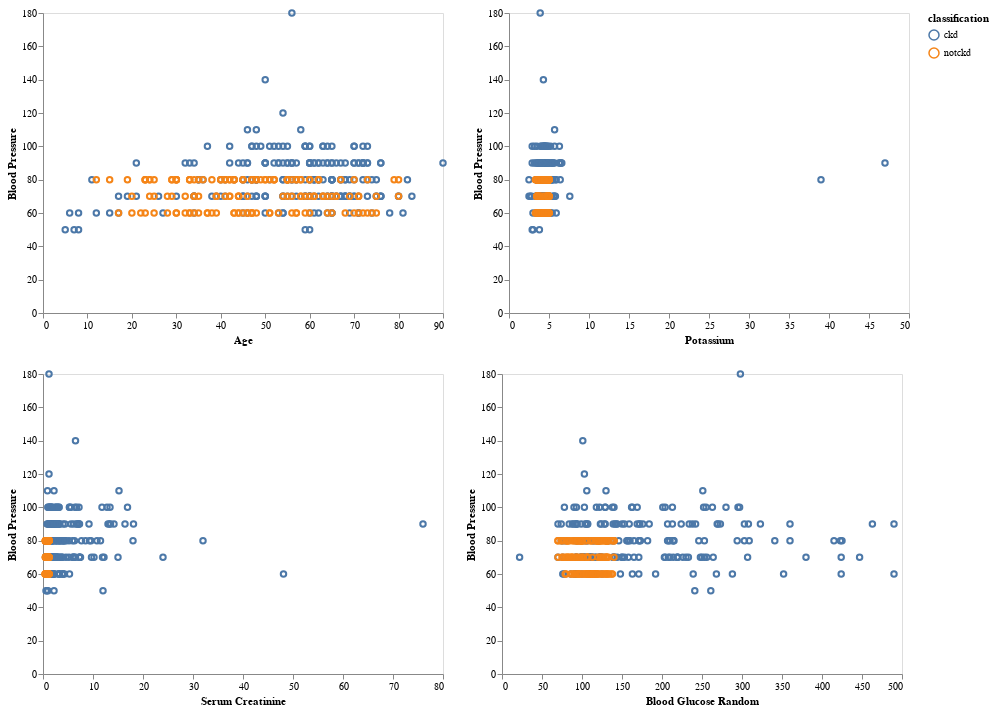

Notebook code cell kept with this figure:
### Markdown cell above
Blood Pressure EDA plots (unstandardized data)

### Code cell
selection = alt.selection_multi(fields=['classification'], bind='legend')

base = alt.Chart(data).mark_point().encode(
    color = alt.Color('classification:N'),
    opacity=alt.condition(selection, alt.value(1), alt.value(0.2))
).add_selection(
    selection
)

upper = base.encode(
    x = alt.X('age:Q', axis=alt.Axis(title = 'Age')),
    y = alt.Y('bp:Q', axis=alt.Axis(title='Blood Pressure'))
    ) | base.encode(
        x = alt.X('pot:Q',axis=alt.Axis(title='Potassium')),
        y = alt.Y('bp:Q',axis=alt.Axis(title='Blood Pressure'))
        )
lower = base.encode(
      x = alt.X('sc:Q',axis=alt.Axis(title='Serum Creatinine')),
      y = alt.Y('bp:Q',axis=alt.Axis(title='Blood Pressure'))
      ) | base.encode(
        x = alt.X('bgr:Q',axis=alt.Axis(title='Blood Glucose Random')),
        y = alt.Y('bp:Q',axis=alt.Axis(title='Blood Pressure'))
        )

chart = alt.vconcat(upper,lower).configure_axis(
    grid=False
)
chart

### Figure 1 — Vega-Lite specification as saved in the notebook (floating-point values rounded to 4 significant figures; data arrays with more than 128 entries replaced by an {"elided": "..."} marker saying what was removed)
{"config": {"view": {"continuousWidth": 400, "continuousHeight": 300}, "axis": {"grid": false}}, "vconcat": [{"hconcat": [{"mark": "point", "encoding": {"color": {"type": "nominal", "field": "classification"}, "opacity": {"condition": {"value": 1, "selection": "selector002"}, "value": 0.2}, "x": {"type": "quantitative", "axis": {"title": "Age"}, "field": "age"}, "y": {"type": "quantitative", "axis": {"title": "Blood Pressure"}, "field": "bp"}}, "selection": {"selector002": {"type": "multi", "fields": ["classification"], "bind": "legend"}}}, {"mark": "point", "encoding": {"color": {"type": "nominal", "field": "classification"}, "opacity": {"condition": {"value": 1, "selection": "selector002"}, "value": 0.2}, "x": {"type": "quantitative", "axis": {"title": "Potassium"}, "field": "pot"}, "y": {"type": "quantitative", "axis": {"title": "Blood Pressure"}, "field": "bp"}}, "selection": {"selector002": {"type": "multi", "fields": ["classification"], "bind": "legend"}}}]}, {"hconcat": [{"mark": "point", "encoding": {"color": {"type": "nominal", "field": "classification"}, "opacity": {"condition": {"value": 1, "selection": "selector002"}, "value": 0.2}, "x": {"type": "quantitative", "axis": {"title": "Serum Creatinine"}, "field": "sc"}, "y": {"type": "quantitative", "axis": {"title": "Blood Pressure"}, "field": "bp"}}, "selection": {"selector002": {"type": "multi", "fields": ["classification"], "bind": "legend"}}}, {"mark": "point", "encoding": {"color": {"type": "nominal", "field": "classification"}, "opacity": {"condition": {"value": 1, "selection": "selector002"}, "value": 0.2}, "x": {"type": "quantitative", "axis": {"title": "Blood Glucose Random"}, "field": "bgr"}, "y": {"type": "quantitative", "axis": {"title": "Blood Pressure"}, "field": "bp"}}, "selection": {"selector002": {"type": "multi", "fields": ["classification"], "bind": "legend"}}}]}], "data": {"name": "data-7ad29e418f04441c94dea1c3a1f6b953"}, "$schema": "https://vega.github.io/schema/vega-lite/v4.8.1.json", "datasets": {"data-7ad29e418f04441c94dea1c3a1f6b953": {"elided": "400 records"}}}
